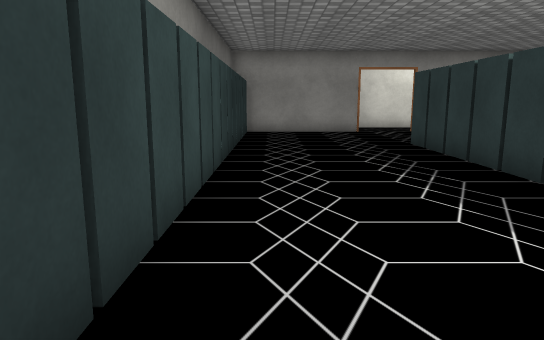
view 1 (above)

19 first-person views from a walk through a Unity game level. The camera is 1.2 m above the floor, tilts 10° down and sees 70° across. Doors are open. The floor is counted in squares, 1 m on a side. Each view is taken from the middle of a square. On the plan, view 1 faces up. The plan holds only what a view shows up to about 15 squares ahead; the rest is blank. The place goes on beyond the plan. The player is left out. Some surface patterns are stand-ins.

view 2
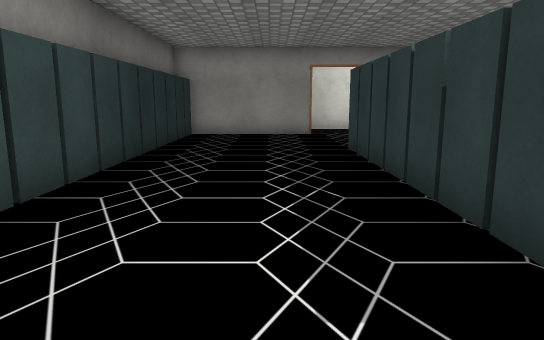

view 3
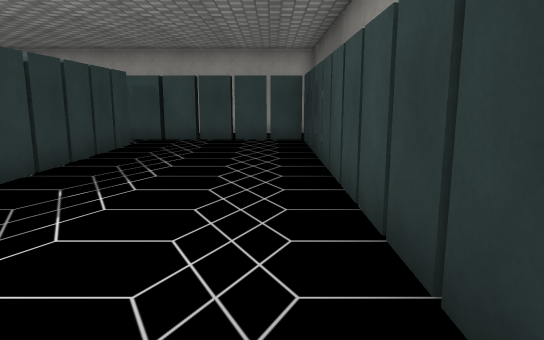

view 4
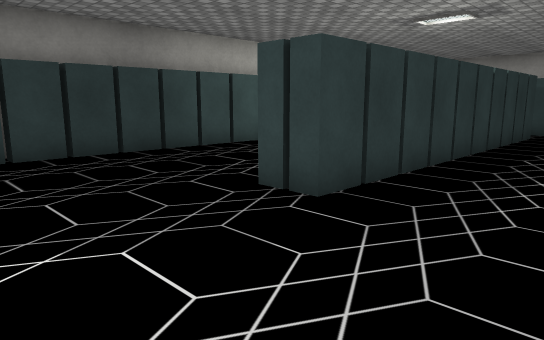

view 5
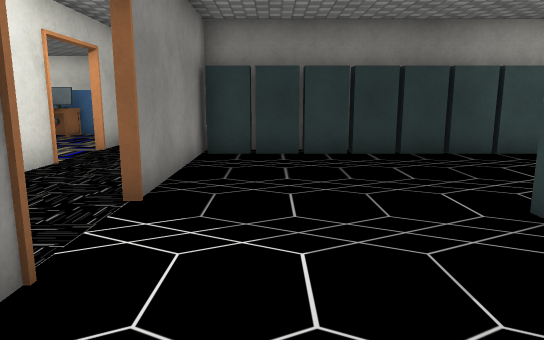

view 6
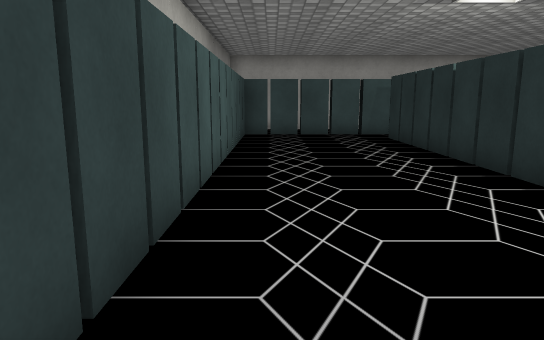

view 7
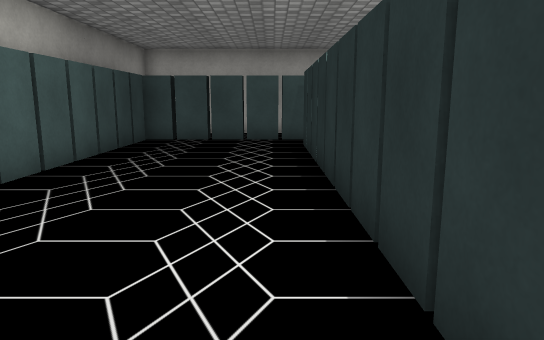

view 8
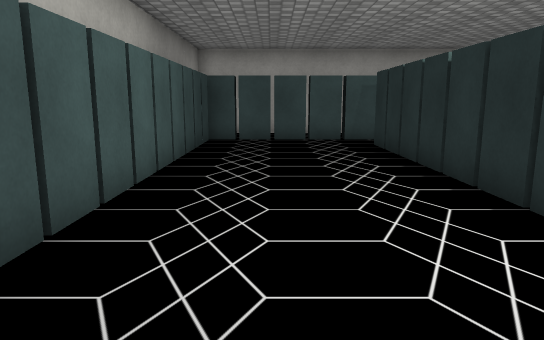

view 9
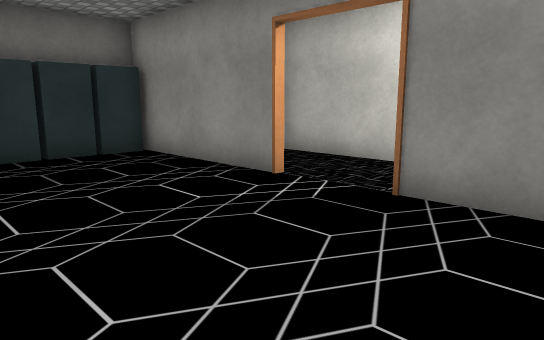

view 10
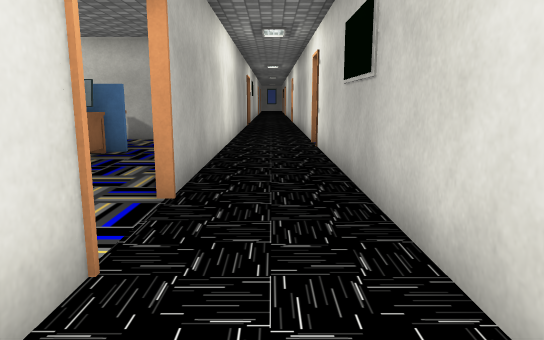

view 11
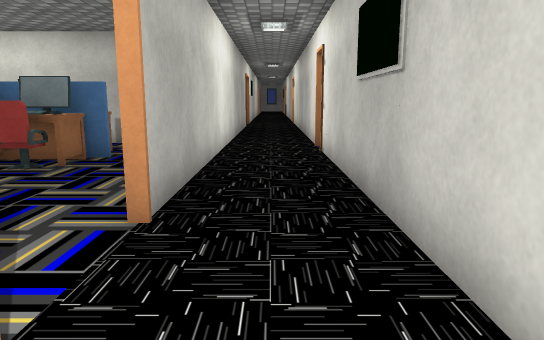

view 12
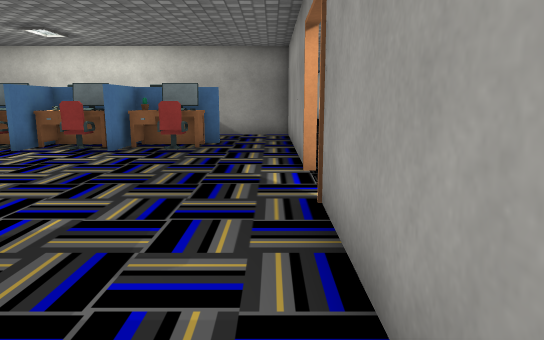

view 13
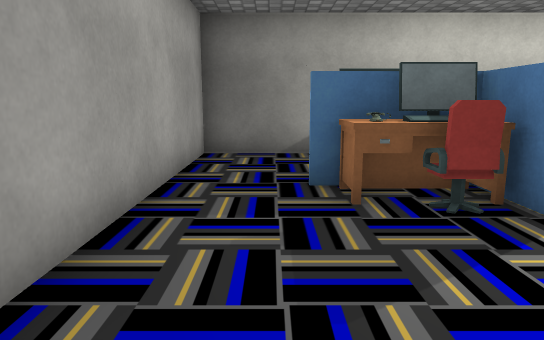

view 14
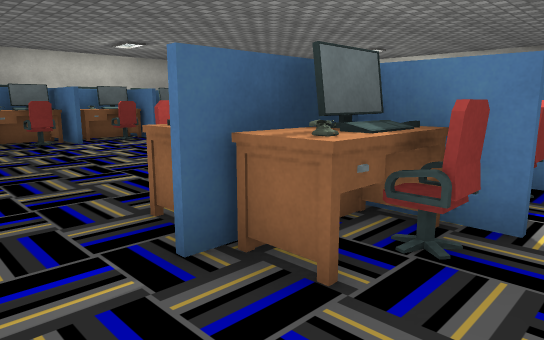

view 15
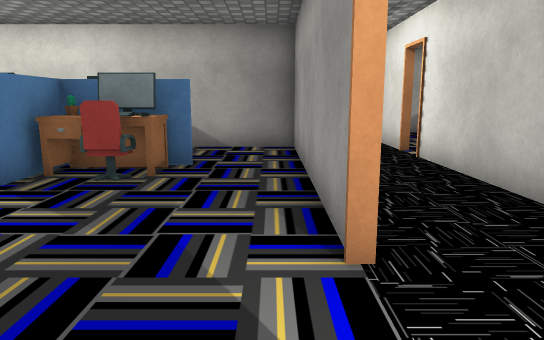

view 16
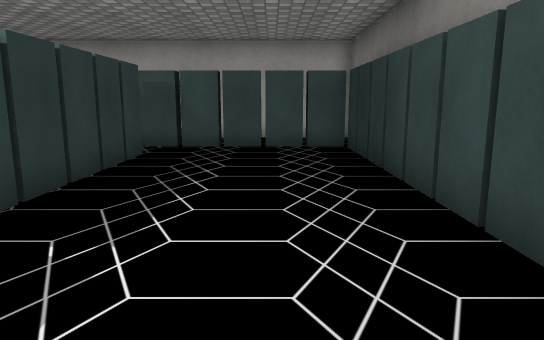

view 17
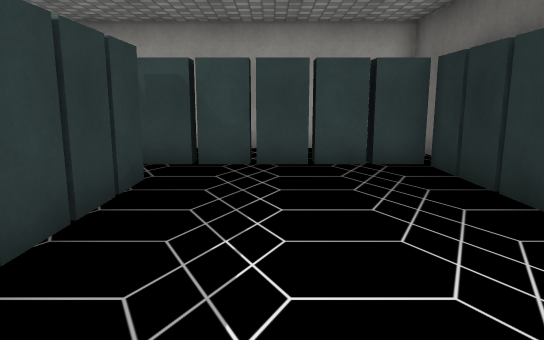

view 18
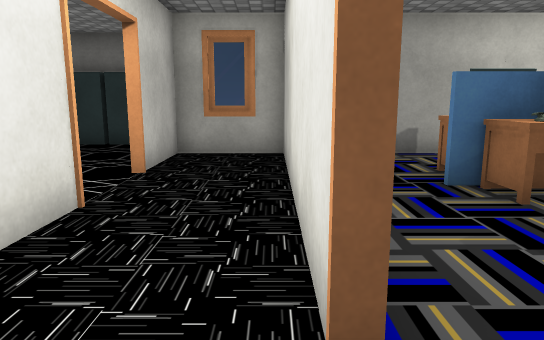

view 19
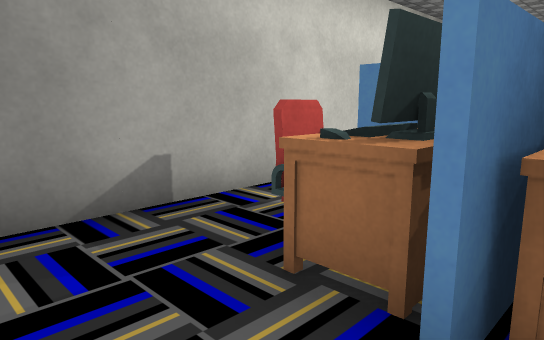

### Floor plan
Ten units are one square. View 1 is at (0, 0); x grows to the right and y downward. Boxes are objects, and circles mark ways between rooms. Rooms are numbered by the first view taken in them; rooms with no view inside come last. Other rooms are left out.
<svg viewBox="-19 -240 209 265">
<path fill="none" stroke="#000" d="M51 -99 51 0M40 0 40 -112 51 -112M12 14 12 20M35 -156 -14 -156M57 14 57 20M0 14 0 20M34 20 34 14M24 20 24 14M13 20 13 14M68 14 68 20M107 -121 107 -156 55 -156M-10 -156 -10 14 100 14 100 -155M80 20 80 14M92 20 92 14M55 -158 104 -158M86 -183 10 -183M9 -180 9 -158 35 -158M106 -184 184 -184 184 -215M62 -229 55 -229M145 -229 134 -229M32 -229 24 -229M172 -229 165 -229M9 -235 9 -180M9 -184 86 -184M124 -158 166 -158M174 -183 106 -183M104 -158 114 -158"/>
<rect x="25" y="-225" width="20" height="20" fill="#bbb"><title>other object</title></rect>
<rect x="45" y="-215" width="10" height="10" fill="#bbb"><title>other object</title></rect>
<rect x="45" y="-225" width="20" height="10" fill="#bbb"><title>other object</title></rect>
<rect x="45" y="-235" width="10" height="10" fill="#bbb"><title>other object</title></rect>
<rect x="135" y="-225" width="20" height="20" fill="#bbb"><title>other object</title></rect>
<rect x="145" y="-235" width="10" height="10" fill="#bbb"><title>plant</title></rect>
<rect x="155" y="-215" width="10" height="10" fill="#bbb"><title>phone</title></rect>
<rect x="155" y="-225" width="20" height="10" fill="#bbb"><title>other object</title></rect>
<circle cx="45" cy="-160" r="3" fill="#2a7"/>
<circle cx="95" cy="-180" r="3" fill="#2a7"/>
<circle cx="110" cy="-170" r="3" fill="#2a7"/>
<text x="30" y="-70">1</text>
<text x="70" y="-170">2</text>
<text x="100" y="-210">3</text>
<text x="140" y="-170">4</text>
</svg>
Room 1 opens to room 2. Room 2 opens to room 3. Room 2 opens to room 4.

Where each view was taken, in squares from view 1:
view 1: 0 up, 0 right, facing up
view 2: 1 up, 2 right, facing up
view 3: 11 up, 0 right, facing down
view 4: 15 up, 1 right, facing down-right
view 5: 14 up, 1 right, facing right
view 6: 13 up, 9 right, facing down
view 7: 11 up, 6 right, facing down
view 8: 11 up, 8 right, facing down
view 9: 11 up, 8 right, facing up-left
view 10: 17 up, 6 right, facing right
view 11: 17 up, 7 right, facing right
view 12: 19 up, 4 right, facing right
view 13: 20 up, 10 right, facing left
view 14: 19 up, 18 right, facing up-left
view 15: 19 up, 8 right, facing right
view 16: 9 up, 1 right, facing down
view 17: 6 up, 2 right, facing down
view 18: 18 up, 10 right, facing left
view 19: 19 up, 5 right, facing up-left
